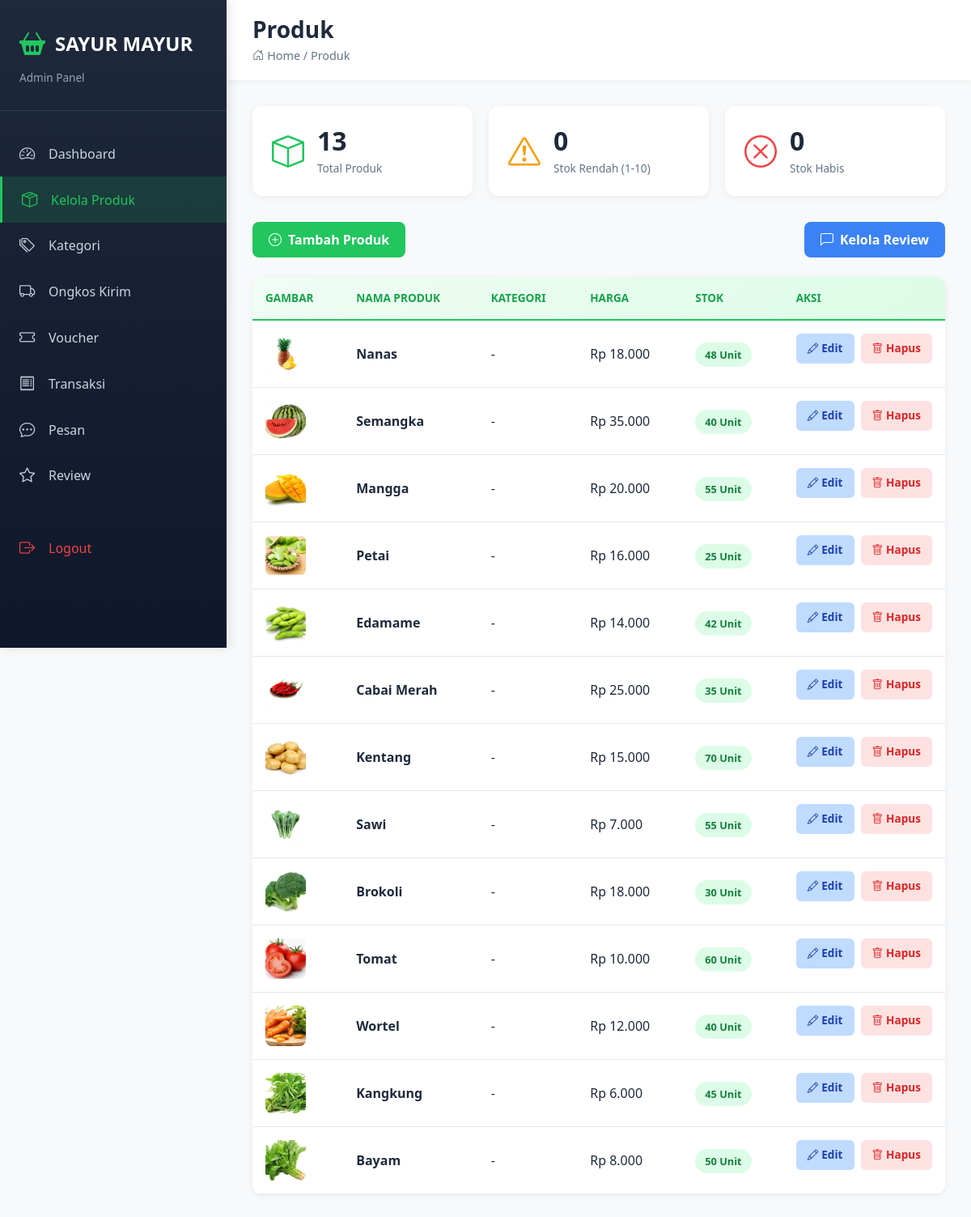
The app's page /admin/pages/products/index.php (signed in) with its own data.
### tables this page shows
CREATE TABLE IF NOT EXISTS `produk` (
  `id` int(11) NOT NULL AUTO_INCREMENT,
  `nama` varchar(100) NOT NULL,
  `deskripsi` text,
  `harga` decimal(10,2) NOT NULL,
  `stock` int(11) NOT NULL DEFAULT 0,
  `gambar` varchar(255) DEFAULT 'default.jpg',
  `kategori` varchar(50) DEFAULT NULL,
  `berat` int(11) DEFAULT NULL COMMENT 'Berat dalam gram',
  `created_at` timestamp NOT NULL DEFAULT CURRENT_TIMESTAMP,
  `updated_at` timestamp NOT NULL DEFAULT CURRENT_TIMESTAMP ON UPDATE CURRENT_TIMESTAMP,
  PRIMARY KEY (`id`)
);

### config/routes.php (called while the page is built)
<?php
return [
    'dashboard' => 'admin/pages/dashboard/dashboard.php',
    'login' => 'admin/login.php',
    'logout' => 'admin/logout.php',
    'kategori.index' => 'admin/pages/kategori/index.php',
    'kategori.create' => 'admin/pages/kategori/create.php',
    'kategori.edit' => 'admin/pages/kategori/edit.php',
    'kategori.delete' => 'admin/pages/kategori/delete.php',
    'ongkos-kirim.index' => 'admin/pages/ongkos-kirim/index.php',
    'ongkos-kirim.create' => 'admin/pages/ongkos-kirim/create.php',
    'ongkos-kirim.edit' => 'admin/pages/ongkos-kirim/edit.php',
    'ongkos-kirim.delete' => 'admin/pages/ongkos-kirim/delete.php',
    'voucher.index' => 'admin/pages/voucher/index.php',
    'voucher.create' => 'admin/pages/voucher/create.php',
    'voucher.edit' => 'admin/pages/voucher/edit.php',
    'voucher.delete' => 'admin/pages/voucher/delete.php',
    'products.index' => 'admin/pages/products/index.php',
    'products.create' => 'admin/pages/products/create.php',
    'products.edit' => 'admin/pages/products/edit.php',
    'products.delete' => 'admin/pages/products/delete.php',
    'products.reviews' => 'admin/pages/products/reviews.php',
    'transactions.index' => 'admin/pages/transactions/index.php',
    'transactions.detail' => 'admin/pages/transactions/detail.php',
    'transactions.invoice' => 'admin/pages/transactions/invoice.php',
    'review.index' => 'admin/messages/index.php',
];

### helpers/RouteHelper.php (called while the page is built, shortened)
<?php
function route($routeName, $params = [])
{
    static $routes = null;
    if ($routes === null) {
        $routes = require __DIR__ . '/../config/routes.php';
    }
    $path = $routes[$routeName];
    $basePath = '/sayur_mayur_app/';
    if (strpos($path, '/') !== 0) {
        $path = '/' . $path;
    }
    $path = $basePath . ltrim($path, '/');
    if (!empty($params)) {
        $queryString = http_build_query($params);
        $path .= '?' . $queryString;
    }
    return $path;
}

### config/functions.php (called while the page is built, shortened)
<?php
function formatRupiah($angka) {
    return 'Rp ' . number_format($angka, 0, ',', '.');
}

### admin/pages/products/index.php (the view, shortened to what this page needs)
<?php
include '../../../config/koneksi.php';
include '../../../config/functions.php';
require_once '../../../helpers/RouteHelper.php';
$product_list = mysqli_query($conn, "SELECT p.id, p.nama, p.harga, p.stock, k.nama as kategori, p.gambar FROM produk p LEFT JOIN kategori k ON p.kategori = k.id ORDER BY p.id DESC");
$total_produk = mysqli_num_rows($product_list);
$low_stock = mysqli_fetch_assoc(mysqli_query($conn, "SELECT COUNT(*) as count FROM produk WHERE stock BETWEEN 1 AND 10"))['count'];
$out_stock = mysqli_fetch_assoc(mysqli_query($conn, "SELECT COUNT(*) as count FROM produk WHERE stock = 0"))['count'];
?>
<!DOCTYPE html>
<html lang="id">
<head>
    <link href="https://cdn.jsdelivr.net/npm/bootstrap@5.3.3/dist/css/bootstrap.min.css" rel="stylesheet">
    <link rel="stylesheet" href="https://cdn.jsdelivr.net/npm/bootstrap-icons@1.11.0/font/bootstrap-icons.css">
</head>
<body>
    <div class="admin-wrapper">
        <?php include '../../../includes/sidebar.php'; ?>
        <div class="admin-main">
            <div class="top-bar">
                <div>
                    <h1 class="page-title">Produk</h1>
                    <p class="page-breadcrumb" style="color: #64748b; font-size: 0.9rem; margin: 4px 0 0 0;"><i class="bi bi-house-door"></i> Home / Produk</p>
                </div>
            </div>
            <div class="admin-content">
                <div class="stats-container">
                    <div class="stat-card">
                        <div class="stat-icon stat-icon-total"><i class="bi bi-box"></i></div>
                        <div class="stat-info">
                            <h3><?= $total_produk; ?></h3>
                            <p>Total Produk</p>
                        </div>
                    </div>
                    <div class="stat-card">
                        <div class="stat-icon stat-icon-low"><i class="bi bi-exclamation-triangle"></i></div>
                        <div class="stat-info">
                            <h3><?= $low_stock; ?></h3>
                            <p>Stok Rendah (1-10)</p>
                        </div>
                    </div>
                    <div class="stat-card">
                        <div class="stat-icon stat-icon-out"><i class="bi bi-x-circle"></i></div>
                        <div class="stat-info">
                            <h3><?= $out_stock; ?></h3>
                            <p>Stok Habis</p>
                        </div>
                    </div>
                </div>
                <div style="display: flex; justify-content: space-between; align-items: center; margin-bottom: 24px;">
                    <a href="<?= route('products.create') ?>" class="btn-add"><i class="bi bi-plus-circle"></i> Tambah Produk</a>
                    <a href="<?= route('products.reviews') ?>" class="btn-add" style="background: #3b82f6; margin-left: auto;"><i class="bi bi-chat-left"></i> Kelola Review</a>
                </div>
                <div class="data-table-wrapper">
                    <?php if ($total_produk > 0): ?>
                        <table class="data-table">
                            <thead>
                                <tr><th>Gambar</th><th>Nama Produk</th><th>Kategori</th><th>Harga</th><th>Stok</th><th style="width: 180px;">Aksi</th></tr>
                            </thead>
                            <tbody>
                                <?php
                                mysqli_data_seek($product_list, 0);
                                while ($item = mysqli_fetch_assoc($product_list)):
                                    $stock_status = $item['stock'] == 0 ? 'out-stock' : ($item['stock'] <= 10 ? 'low-stock' : 'in-stock');
                                ?>
                                    <tr>
                                        <td><img src="../../../../assets/img/<?= htmlspecialchars($item['gambar'] ?? 'placeholder.png'); ?>" alt="<?= htmlspecialchars($item['nama']); ?>" class="product-img"></td>
                                        <td><strong><?= htmlspecialchars($item['nama']); ?></strong></td>
                                        <td><?= htmlspecialchars($item['kategori'] ?? '-'); ?></td>
                                        <td><?= formatRupiah($item['harga']); ?></td>
                                        <td><span class="badge-stock badge-<?= $stock_status; ?>"><?= $item['stock']; ?> Unit</span></td>
                                        <td class="actions">
                                            <a href="<?= route('products.edit', ['id' => $item['id']]) ?>" class="btn-action btn-edit"><i class="bi bi-pencil"></i> Edit</a>
                                            <a href="<?= route('products.delete', ['id' => $item['id']]) ?>" class="btn-action btn-delete" onclick="return confirm('Yakin ingin menghapus?');"><i class="bi bi-trash"></i> Hapus</a>
                                        </td>
                                    </tr>
                                <?php endwhile; ?>
                            </tbody>
                        </table>
                    <?php else: ?>
                        <div class="empty-state"><i class="bi bi-inbox"></i><p>Belum ada data produk</p></div>
                    <?php endif; ?>
                </div>
            </div>
        </div>
    </div>
</body>
</html>

### admin/pages/products/index.php (style rules this page uses)
* { margin: 0; padding: 0; box-sizing: border-box; }
body { font-family: 'Segoe UI', Tahoma, Geneva, Verdana, sans-serif; background: #f8f9fa; }
.admin-wrapper { display: flex; min-height: 100vh; }
.admin-main { margin-left: 280px; flex: 1; min-height: 100vh; }
.top-bar { background: white; padding: 20px 32px; display: flex; justify-content: space-between; align-items: center; box-shadow: 0 2px 8px rgba(0, 0, 0, 0.05); }
.page-title { font-size: 1.75rem; font-weight: 800; color: #1e293b; margin: 0; }
.admin-content { padding: 32px; }
.stats-container { display: grid; grid-template-columns: repeat(auto-fit, minmax(200px, 1fr)); gap: 20px; margin-bottom: 32px; }
.stat-card { background: white; border-radius: 12px; padding: 24px; box-shadow: 0 2px 8px rgba(0, 0, 0, 0.06); display: flex; align-items: center; gap: 16px; }
.stat-icon { font-size: 2.5rem; }
.stat-icon-total { color: #22c55e; }
.stat-icon-low { color: #f59e0b; }
.stat-icon-out { color: #ef4444; }
.stat-info h3 { font-size: 2rem; font-weight: 800; color: #1e293b; margin: 0; }
.stat-info p { font-size: 0.85rem; color: #64748b; margin: 4px 0 0 0; }
.btn-add { background: #22c55e; color: white; padding: 10px 20px; border: none; border-radius: 8px; cursor: pointer; text-decoration: none; display: inline-flex; align-items: center; gap: 8px; font-weight: 600; }
.data-table-wrapper { background: white; border-radius: 12px; box-shadow: 0 2px 8px rgba(0, 0, 0, 0.06); overflow: hidden; }
.data-table { width: 100%; border-collapse: collapse; }
.data-table thead { background: linear-gradient(135deg, #f0fdf4, #dcfce7); border-bottom: 2px solid #22c55e; }
.data-table th { padding: 16px; font-weight: 700; color: #16a34a; text-align: left; font-size: 0.85rem; text-transform: uppercase; }
.data-table td { padding: 16px; color: #1e293b; }
.data-table tbody tr { border-bottom: 1px solid #e2e8f0; }
.product-img { width: 50px; height: 50px; border-radius: 8px; object-fit: cover; background: #f1f5f9; }
.badge-stock { padding: 6px 12px; border-radius: 20px; font-weight: 600; font-size: 0.8rem; }
.badge-in-stock { background: #dcfce7; color: #15803d; }
.actions { display: flex; gap: 8px; }
.btn-action { padding: 8px 14px; border: none; border-radius: 6px; font-size: 0.85rem; font-weight: 600; cursor: pointer; text-decoration: none; display: inline-flex; align-items: center; gap: 4px; }
.btn-edit { background: #bfdbfe; color: #1e40af; }
.btn-delete { background: #fee2e2; color: #dc2626; }

### records on screen
produk: gambar (picture), nama "Nanas", kategori "-", harga "Rp 18.000", stock "48"
produk: gambar (picture), nama "Semangka", kategori "-", harga "Rp 35.000", stock "40"
produk: gambar (picture), nama "Mangga", kategori "-", harga "Rp 20.000", stock "55"
produk: gambar (picture), nama "Petai", kategori "-", harga "Rp 16.000", stock "25"
produk: gambar (picture), nama "Edamame", kategori "-", harga "Rp 14.000", stock "42"
produk: gambar (picture), nama "Cabai Merah", kategori "-", harga "Rp 25.000", stock "35"
produk: gambar (picture), nama "Kentang", kategori "-", harga "Rp 15.000", stock "70"
produk: gambar (picture), nama "Sawi", kategori "-", harga "Rp 7.000", stock "55"
produk: gambar (picture), nama "Brokoli", kategori "-", harga "Rp 18.000", stock "30"
produk: gambar (picture), nama "Tomat", kategori "-", harga "Rp 10.000", stock "60"
produk: gambar (picture), nama "Wortel", kategori "-", harga "Rp 12.000", stock "40"
produk: gambar (picture), nama "Kangkung", kategori "-", harga "Rp 6.000", stock "45"
produk: gambar (picture), nama "Bayam", kategori "-", harga "Rp 8.000", stock "50"

### other values on screen
$total_produk "13"
$low_stock "0"
$out_stock "0"
